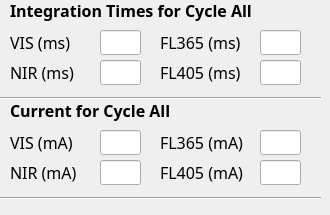
    <widget class="QWidget" name="tab_7">
     <property name="font">
      <font>
       <family>MS PGothic</family>
      </font>
     </property>
     <property name="contextMenuPolicy">
      <enum>Qt::PreventContextMenu</enum>
     </property>
     <property name="styleSheet">
      <string notr="true">Cycle All</string>
     </property>
     <attribute name="title">
      <string>CycleAll</string>
     </attribute>
     <widget class="QLabel" name="label_43">
      <property name="geometry">
       <rect>
        <x>10</x>
        <y>60</y>
        <width>81</width>
        <height>25</height>
       </rect>
      </property>
      <property name="font">
       <font>
        <pointsize>12</pointsize>
       </font>
      </property>
      <property name="text">
       <string>NIR (ms)</string>
      </property>
     </widget>
     <widget class="QLabel" name="label_44">
      <property name="geometry">
       <rect>
        <x>160</x>
        <y>60</y>
        <width>91</width>
        <height>25</height>
       </rect>
      </property>
      <property name="font">
       <font>
        <pointsize>12</pointsize>
       </font>
      </property>
      <property name="text">
       <string>FL405 (ms)</string>
      </property>
     </widget>
     <widget class="QLineEdit" name="lineEdit_11">
      <property name="geometry">
       <rect>
        <x>100</x>
        <y>30</y>
        <width>41</width>
        <height>25</height>
       </rect>
      </property>
      <property name="font">
       <font>
        <pointsize>12</pointsize>
       </font>
      </property>
     </widget>
     <widget class="QLineEdit" name="lineEdit_14">
      <property name="geometry">
       <rect>
        <x>260</x>
        <y>60</y>
        <width>41</width>
        <height>25</height>
       </rect>
      </property>
      <property name="font">
       <font>
        <pointsize>12</pointsize>
       </font>
      </property>
     </widget>
     <widget class="QLabel" name="label_42">
      <property name="geometry">
       <rect>
        <x>10</x>
        <y>30</y>
        <width>81</width>
        <height>25</height>
       </rect>
      </property>
      <property name="font">
       <font>
        <pointsize>12</pointsize>
       </font>
      </property>
      <property name="text">
       <string>VIS (ms)</string>
      </property>
     </widget>
     <widget class="QLabel" name="label_45">
      <property name="geometry">
       <rect>
        <x>160</x>
        <y>30</y>
        <width>91</width>
        <height>25</height>
       </rect>
      </property>
      <property name="font">
       <font>
        <pointsize>12</pointsize>
       </font>
      </property>
      <property name="text">
       <string>FL365 (ms)</string>
      </property>
     </widget>
     <widget class="QLabel" name="label_41">
      <property name="geometry">
       <rect>
        <x>10</x>
        <y>0</y>
        <width>291</width>
        <height>21</height>
       </rect>
      </property>
      <property name="font">
       <font>
        <pointsize>12</pointsize>
        <weight>75</weight>
        <bold>true</bold>
       </font>
      </property>
      <property name="text">
       <string>Integration Times for Cycle All</string>
      </property>
     </widget>
     <widget class="QLineEdit" name="lineEdit_13">
      <property name="geometry">
       <rect>
        <x>260</x>
        <y>30</y>
        <width>41</width>
        <height>25</height>
       </rect>
      </property>
      <property name="font">
       <font>
        <pointsize>12</pointsize>
       </font>
      </property>
     </widget>
     <widget class="QLineEdit" name="lineEdit_12">
      <property name="geometry">
       <rect>
        <x>100</x>
        <y>60</y>
        <width>41</width>
        <height>25</height>
       </rect>
      </property>
      <property name="font">
       <font>
        <pointsize>12</pointsize>
       </font>
      </property>
     </widget>
     <widget class="Line" name="line_7">
      <property name="geometry">
       <rect>
        <x>0</x>
        <y>90</y>
        <width>321</width>
        <height>16</height>
       </rect>
      </property>
      <property name="orientation">
       <enum>Qt::Horizontal</enum>
      </property>
     </widget>
     <widget class="QLineEdit" name="lineEdit_16">
      <property name="geometry">
       <rect>
        <x>100</x>
        <y>160</y>
        <width>41</width>
        <height>25</height>
       </rect>
      </property>
      <property name="font">
       <font>
        <pointsize>12</pointsize>
       </font>
      </property>
     </widget>
     <widget class="Line" name="line_9">
      <property name="geometry">
       <rect>
        <x>0</x>
        <y>190</y>
        <width>321</width>
        <height>16</height>
       </rect>
      </property>
      <property name="orientation">
       <enum>Qt::Horizontal</enum>
      </property>
     </widget>
     <widget class="QLabel" name="label_46">
      <property name="geometry">
       <rect>
        <x>160</x>
        <y>160</y>
        <width>91</width>
        <height>25</height>
       </rect>
      </property>
      <property name="font">
       <font>
        <pointsize>12</pointsize>
       </font>
      </property>
      <property name="text">
       <string>FL405 (mA)</string>
      </property>
     </widget>
     <widget class="QLineEdit" name="lineEdit_15">
      <property name="geometry">
       <rect>
        <x>100</x>
        <y>130</y>
        <width>41</width>
        <height>25</height>
       </rect>
      </property>
      <property name="font">
       <font>
        <pointsize>12</pointsize>
       </font>
      </property>
     </widget>
     <widget class="QLineEdit" name="lineEdit_17">
      <property name="geometry">
       <rect>
        <x>260</x>
        <y>130</y>
        <width>41</width>
        <height>25</height>
       </rect>
      </property>
      <property name="font">
       <font>
        <pointsize>12</pointsize>
       </font>
      </property>
     </widget>
     <widget class="QLineEdit" name="lineEdit_18">
      <property name="geometry">
       <rect>
        <x>260</x>
        <y>160</y>
        <width>41</width>
        <height>25</height>
       </rect>
      </property>
      <property name="font">
       <font>
        <pointsize>12</pointsize>
       </font>
      </property>
     </widget>
     <widget class="QLabel" name="label_47">
      <property name="geometry">
       <rect>
        <x>10</x>
        <y>100</y>
        <width>291</width>
        <height>21</height>
       </rect>
      </property>
      <property name="font">
       <font>
        <pointsize>12</pointsize>
        <weight>75</weight>
        <bold>true</bold>
       </font>
      </property>
      <property name="text">
       <string>Current for Cycle All</string>
      </property>
     </widget>
     <widget class="QLabel" name="label_48">
      <property name="geometry">
       <rect>
        <x>10</x>
        <y>160</y>
        <width>81</width>
        <height>25</height>
       </rect>
      </property>
      <property name="font">
       <font>
        <pointsize>12</pointsize>
       </font>
      </property>
      <property name="text">
       <string>NIR (mA)</string>
      </property>
     </widget>
     <widget class="QLabel" name="label_49">
      <property name="geometry">
       <rect>
        <x>10</x>
        <y>130</y>
        <width>81</width>
        <height>25</height>
       </rect>
      </property>
      <property name="font">
       <font>
        <pointsize>12</pointsize>
       </font>
      </property>
      <property name="text">
       <string>VIS (mA)</string>
      </property>
     </widget>
     <widget class="QLabel" name="label_50">
      <property name="geometry">
       <rect>
        <x>160</x>
        <y>130</y>
        <width>91</width>
        <height>25</height>
       </rect>
      </property>
      <property name="font">
       <font>
        <pointsize>12</pointsize>
       </font>
      </property>
      <property name="text">
       <string>FL365 (mA)</string>
      </property>
     </widget>
    </widget>
